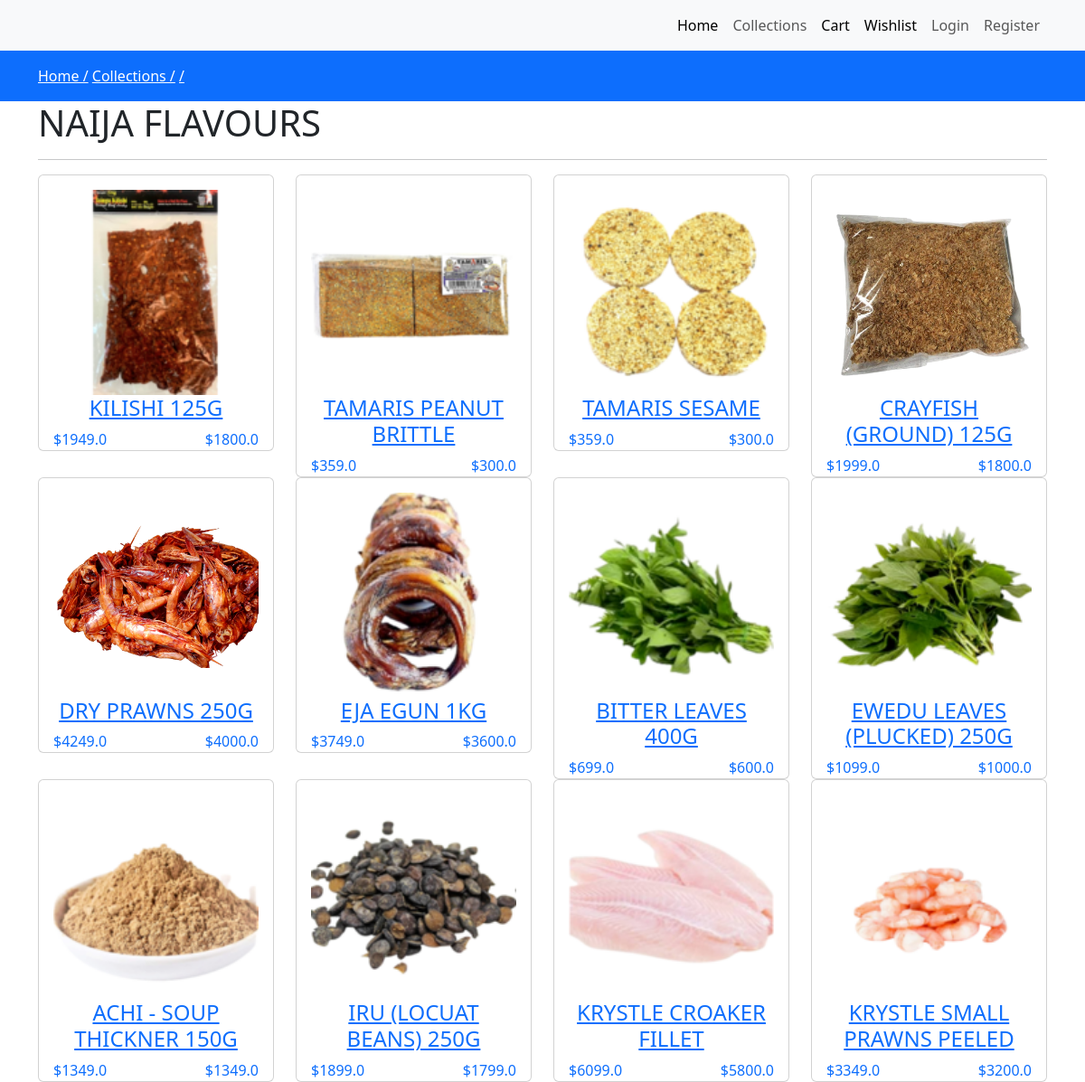
The app's page /collections/NAIJA FLAVOURS/ with its own data.
### market/models.py (models this page shows, shortened)
class Category(models.Model):
    slug = models.CharField(max_length=100, null=False, blank=False)
    name = models.CharField(max_length=100, null=False, blank=False)
    image = models.ImageField(upload_to='category/', null=True, blank=True)
    description = models.TextField(max_length=500, null=False, blank=False)
    status = models.BooleanField(default=False, help_text="0=default, 1=Hidden")
    trending = models.BooleanField(default=False, help_text="0=default, 1=Hidden")
    meta_title = models.CharField(max_length=150, null=False, blank=False)
    meta_keywords = models.CharField(max_length=150, null=False, blank=False)
    meta_description = models.TextField(max_length=500, null=False, blank=False)
    created_at = models.DateTimeField(auto_created=True)

class Product(models.Model):
    category = models.ForeignKey(Category, on_delete=models.CASCADE)
    slug = models.CharField(max_length=100, null=False, blank=False)
    name = models.CharField(max_length=100, null=False, blank=False)
    product_image = models.ImageField(upload_to="product_image", null=True, blank=True)
    small_description = models.CharField(max_length=250, null=False, blank=False)
    quantity = models.IntegerField(null=False, blank=False)
    description = models.TextField(max_length=500, null=False, blank=False)
    original_price = models.FloatField(null=False, blank=False)
    selling_price = models.FloatField(null=False, blank=False)
    status = models.BooleanField(default=False, help_text="0=default, 1=Hidden")
    trending = models.BooleanField(default=False, help_text="0=default, 1=Hidden")
    tag = models.CharField(max_length=150, null=False, blank=False)
    meta_title = models.CharField(max_length=150, null=False, blank=False)
    meta_keywords = models.CharField(max_length=150, null=False, blank=False)
    meta_description = models.TextField(max_length=500, null=False, blank=False)
    created_at = models.DateTimeField(auto_created=True)

### market/views.py (the view)
# urls.py: path('collections/<str:slug>/', views.collectionsview, name="collectionsview"),
def collectionsview(request, slug):
    if(Category.objects.filter(slug=slug, status=0)):
        products = Product.objects.filter(category__slug=slug)
        category_name = Category.objects.filter(slug=slug). first()
        context = {'products': products, 'category_name': category_name }
        return render(request, "market/products/index.html", context)
    else:
        messages.warning(request, "No such ctegory found")
        return redirect('collections')

### Templates/market/products/index.html
{% extends 'market/layout/main.html' %}
{% block content %}
    <div class="py-3 bg-primary">
        <div class="container">
            <a class="text-white" href="{% url 'home' %}">Home /</a>
            <a class="text-white" href="{% url 'collections' %}">Collections /</a>
            <a class="text-white" href="{% url 'collectionsview' 'category.slug' %}"> {{ category.name }} /</a>
        </div>
    </div>
    <div class="container">
        <div class="row">
            <div class="col-md-12">
                <h1>{{ category_name.name }}</h1>
                <hr/>
                <div class="row">
                    {% for item in products %}
                        <div class="col-md-3">
                            <div class="card">
                                <a href="{% url 'productview' item.category.slug item.slug %}">
                                    <div class="card-body">
                                        <div class="category-image">
                                            <img src="{{ item.product_image.url }}" alt="products image" class="w-100"/>
                                        </div>
                                        <h4 class="text-center">{{ item.name }}</h4>
                                        <span class="float-start">${{ item.original_price  }}</span>
                                        <span class="float-end">${{ item.selling_price  }}</span>
                                    </div>
                                </a>
                            </div>
                        </div>
                    {% endfor %}
                </div>
            </div>
        </div>
    </div>
{% endblock content %}

### Templates/market/layout/main.html (style rules this page uses)
a { taxt-decoration: none; }

### records on screen
Category: name "NAIJA FLAVOURS"
Product: product_image (picture), name "KILISHI 125G", original_price "1949.0", selling_price "1800.0"
Product: product_image (picture), name "TAMARIS PEANUT BRITTLE", original_price "359.0", selling_price "300.0"
Product: product_image (picture), name "TAMARIS SESAME", original_price "359.0", selling_price "300.0"
Product: product_image (picture), name "CRAYFISH (GROUND) 125G", original_price "1999.0", selling_price "1800.0"
Product: product_image (picture), name "DRY PRAWNS 250G", original_price "4249.0", selling_price "4000.0"
Product: product_image (picture), name "EJA EGUN 1KG", original_price "3749.0", selling_price "3600.0"
Product: product_image (picture), name "BITTER LEAVES 400G", original_price "699.0", selling_price "600.0"
Product: product_image (picture), name "EWEDU LEAVES (PLUCKED) 250G", original_price "1099.0", selling_price "1000.0"
Product: product_image (picture), name "ACHI - SOUP THICKNER 150G", original_price "1349.0", selling_price "1349.0"
Product: product_image (picture), name "IRU (LOCUAT BEANS) 250G", original_price "1899.0", selling_price "1799.0"
Product: product_image (picture), name "KRYSTLE CROAKER FILLET", original_price "6099.0", selling_price "5800.0"
Product: product_image (picture), name "KRYSTLE SMALL PRAWNS PEELED", original_price "3349.0", selling_price "3200.0"
